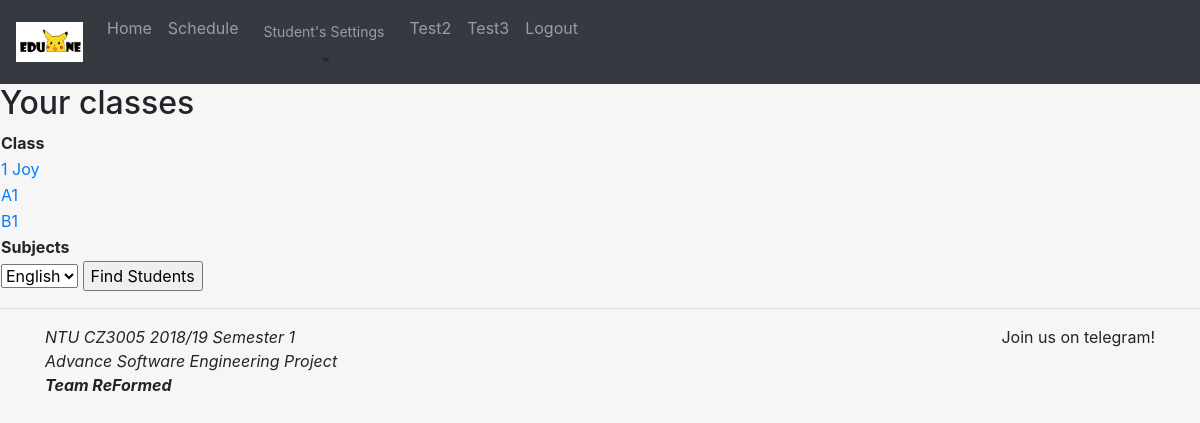
Page /performance/2 (signed in) on the committed database.
### main/models.py (models this page shows, shortened)
class Class(models.Model):
    className = models.CharField(max_length=10)
    def __str__(self):
        return "{}".format(self.className)

class SubjectClass(models.Model):
    classOf = models.ForeignKey(
        'Class',
        on_delete=models.CASCADE,
    )
    student = models.ManyToManyField(
        'Student',
        through='StudentToSubjectClass',
        through_fields=('subjectClass', 'student'),
    )
    teacher = models.ForeignKey(
        'StaffProfile',
        null=True,
        on_delete=models.SET_NULL,
    )
    subject = models.CharField(max_length=20)

### main/views.py (the view, shortened to what this page needs)
# urls.py: path('performance/', views.performance, name='performance-home'),
def performance(request, class_id=None):
	information = {}
	information['subjects'] = {}
	information['view'] = 'subject'
	information['teacher_info'] = StaffProfile.objects.get(user__exact = request.user.id)
	subject_objects = SubjectClass.objects.filter(teacher_id__exact = information['teacher_info'].id)
	subject_class_objects = []
	for sclass in subject_objects:
		if sclass.classOf not in subject_class_objects:
			subject_class_objects.append(sclass.classOf)
	information['subject_classes'] = subject_class_objects
	if class_id:
		subject_names = []
		for subject in subject_objects:
			if subject.classOf_id == class_id:
				subject_names.append(subject.subject)
		information['subjects'] = subject_names
	try:
		subject_types = ('English', 'Maths', 'Science', 'Chinese') #These subjects should pull from a database in the future
	except:
		pass
	return render(request, 'student_settings/performance.html',{'active_page': 'student', 'information': information})

### main/templates/student_settings/performance.html (shortened to what this page needs)
{% extends "common/header.html" %}
{% block content %}
	{% if information.view == "subject" %}
		<h2>Your classes</h2>
		<table>
			<tr>
				<th>Class</th>
			</tr>
				{% if information.subject_classes|length == 0 %}
					<tr><td>No Classes Found!</td></tr>
				{% else %}
					{% for subject in information.subject_classes %}
						<tr><td><a href ="{% url 'performance-home' class_id=subject.id %}">{{subject}}</a></td></tr>
					{% endfor %}
				{% endif %}
		</table>
		<table>
			{% if information.subjects|length == 0 %}
				<tr><th>No Subjects Found!</th></tr>
			{% else %}
				<tr>
					<th>Subjects</th>
				</tr>
				<tr>
					<td><form action =''>
						<select name ='subject_chosen'>
							{% for subject in information.subjects %}
								<option value ="{{subject}}">{{subject}}</option>
							{% endfor %}
						</select>
						<input type="submit" value="Find Students">
					</form></td>
			{% endif %}
			</tr>
		</table>
	{% endif %}
{% endblock %}

### rows in the picture
Class: className "1 Joy"
Class: className "A1"
Class: className "B1"
SubjectClass: subject_chosen "English"
